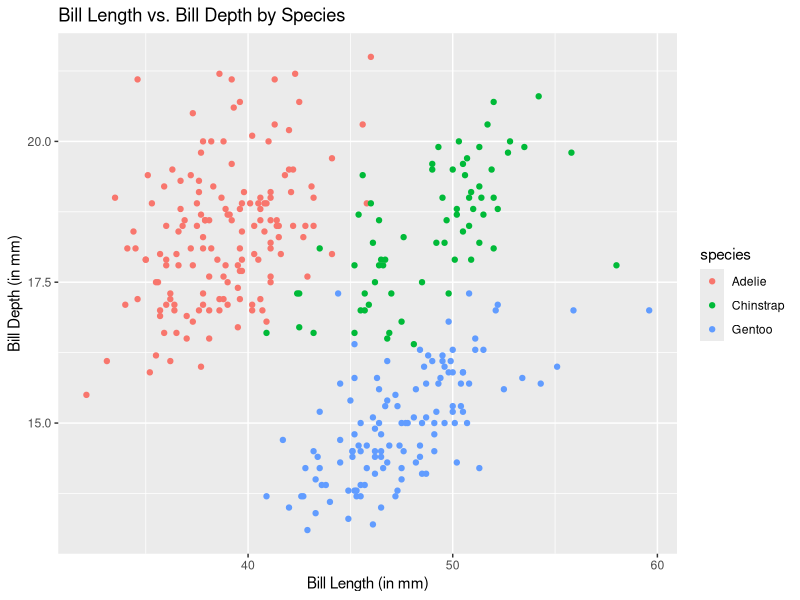

Recreate this plot in R.
## ---- chunk 1
# Hide the source, show only the output
library(palmerpenguins)
head(penguins)
## ---- chunk 2
# run the code without showing source or output
library(palmerpenguins)
head(penguins)
## ---- chunk 3
#| label: fig-penguins
#| fig-cap: "Scatterplot of Bill Length against Bill Depth"
library(tidyverse)
ggplot(
  data = penguins, 
  mapping = aes(
    x = bill_length_mm,
    y = bill_depth_mm, 
    color = species
  )
) +
  geom_point() +
  labs(
    title = "Bill Length vs. Bill Depth by Species",
    x = "Bill Length (in mm)", 
    y = "Bill Depth (in mm)"
  )
